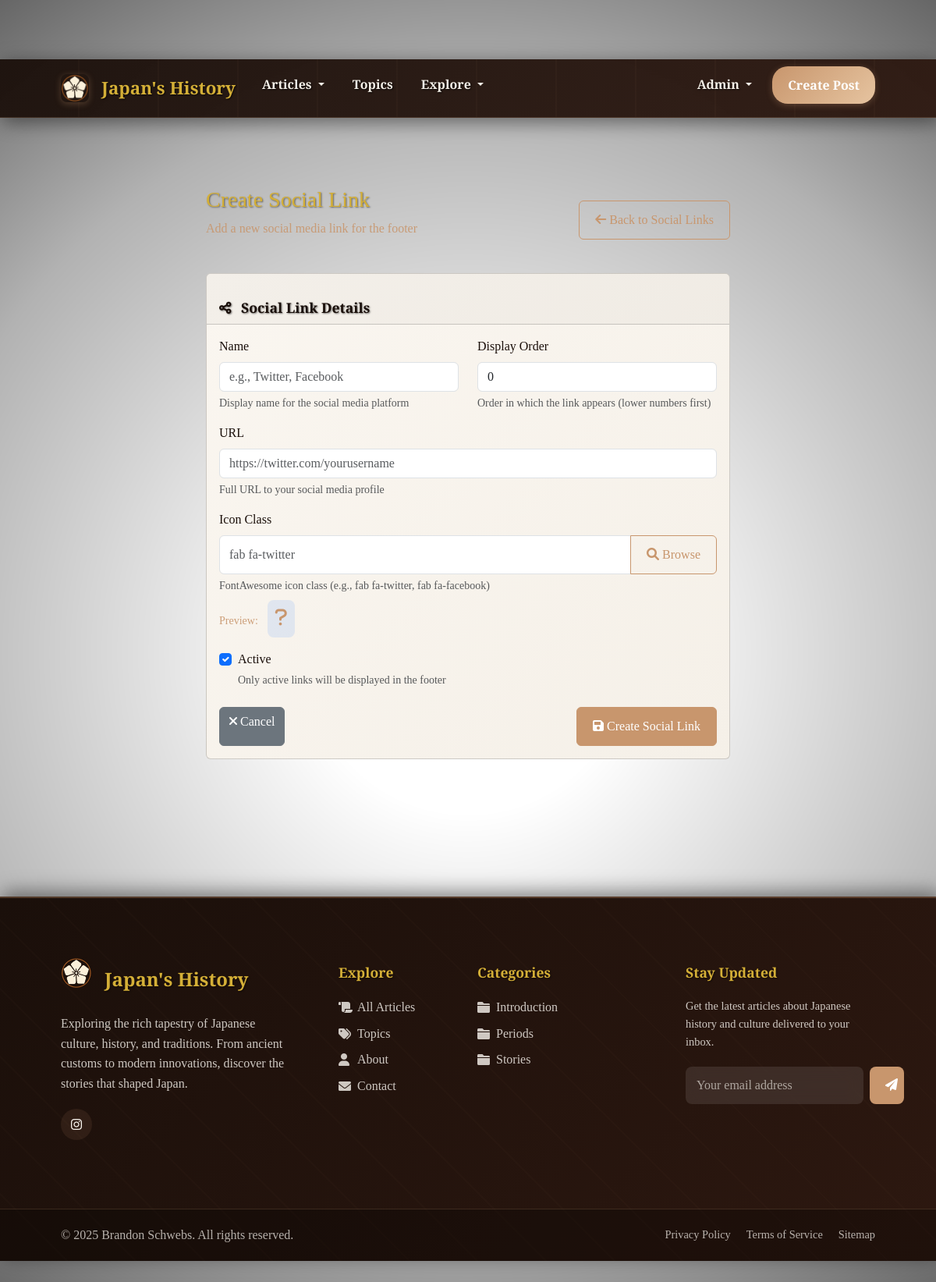
The app's page /admin/social-links/create (signed in) with its own data.
### tables this page shows
CREATE TABLE social_links (
                id INTEGER PRIMARY KEY AUTOINCREMENT,
                name TEXT NOT NULL,
                url TEXT NOT NULL,
                icon_class TEXT NOT NULL,
                display_order INTEGER DEFAULT 0,
                is_active BOOLEAN DEFAULT 1,
                created_at TIMESTAMP DEFAULT CURRENT_TIMESTAMP,
                updated_at TIMESTAMP DEFAULT CURRENT_TIMESTAMP
            );

CREATE TABLE categories (
                id INTEGER PRIMARY KEY AUTOINCREMENT,
                name TEXT UNIQUE NOT NULL,
                slug TEXT UNIQUE NOT NULL,
                description TEXT,
                created_at TIMESTAMP DEFAULT CURRENT_TIMESTAMP
            );

### routes/admin.py (the view, shortened to what this page needs)
@admin.route('/admin/social-links/create', methods=['GET', 'POST'])
@admin_required
def create_social_link():
    form = SocialLinkForm()
    return render_template('admin/social_link_form.html',
                         form=form,
                         social_link=None,
                         is_edit=False)

### forms.py
class SocialLinkForm(FlaskForm):
    name = StringField('Name', validators=[DataRequired(), Length(max=100)],
                      render_kw={"placeholder": "e.g., Twitter, Facebook"})
    url = StringField('URL', validators=[DataRequired(), URL(), Length(max=500)],
                     render_kw={"placeholder": "https://twitter.com/yourusername"})
    icon_class = StringField('Icon Class', validators=[DataRequired(), Length(max=100)],
                            render_kw={"placeholder": "fab fa-twitter"})
    display_order = IntegerField('Display Order', validators=[Optional()], default=0)
    is_active = BooleanField('Active', default=True)
    submit = SubmitField('Save Social Link')

class SearchForm(FlaskForm):
    query = StringField('Search', validators=[Length(max=200)], render_kw={"placeholder": "Search posts..."})
    submit = SubmitField('Search')

### models.py (called while the page is built)
def get_db():
    db = getattr(g, '_database', None)
    if db is None:
        db = g._database = sqlite3.connect(current_app.config['DATABASE'])
        db.row_factory = sqlite3.Row
    return db

    @staticmethod
    def get_introduction_post():
        db = get_db()
        return db.execute('''
            SELECT p.* FROM posts p
            JOIN categories c ON p.category_id = c.id
            WHERE c.slug = 'introduction'
            LIMIT 1
        ''').fetchone()

    @staticmethod
    def get_all_categories():
        db = get_db()
        return db.execute('''
            SELECT c.*, COUNT(p.id) as post_count
            FROM categories c
            LEFT JOIN posts p ON c.id = p.category_id
            GROUP BY c.id
            ORDER BY c.name
        ''').fetchall()

    @staticmethod
    def get_active_social_links():
        db = get_db()
        return db.execute('''
            SELECT * FROM social_links
            WHERE is_active = 1
            ORDER BY display_order ASC, name ASC
        ''').fetchall()

### routes/main.py (called while the page is built)
@main.app_context_processor
def inject_template_vars():
    all_categories = CategoryModel.get_all_categories()
    categories_with_articles = [cat for cat in all_categories if cat['post_count'] > 0]
    introduction_post = PostModel.get_introduction_post()
    social_links = SocialLinksModel.get_active_social_links()
    return {
        'is_admin_logged_in': is_admin_logged_in(),
        'categories': categories_with_articles,
        'navbar_introduction_post': introduction_post,
        'social_links': social_links
    }

### templates/admin/social_link_form.html (shortened to what this page needs)
{% extends "base.html" %}
{% block content %}
<div class="container-fluid">
    <div class="row">
        <div class="col-lg-8 mx-auto">
            <div class="d-flex justify-content-between align-items-center mb-4">
                <div>
                    <h1 class="h3 mb-2">{{ 'Edit' if is_edit else 'Create' }} Social Link</h1>
                    <p class="text-muted">{{ 'Update the' if is_edit else 'Add a new' }} social media link for the footer</p>
                </div>
                <a href="{{ url_for('admin.admin_social_links') }}" class="btn btn-outline-secondary">
                    <i class="fas fa-arrow-left"></i> Back to Social Links
                </a>
            </div>
            <div class="card">
                <div class="card-header">
                    <h5 class="card-title mb-0">
                        <i class="fas fa-share-alt me-2"></i>
                        Social Link Details
                    </h5>
                </div>
                <div class="card-body">
                    <form method="POST" id="social-link-form">
                        <div class="row">
                            <div class="col-md-6">
                                <div class="mb-3">
                                    {{ form.name.label(class="form-label") }}
                                    {{ form.name(class="form-control") }}
                                    <div class="form-text">Display name for the social media platform</div>
                                </div>
                            </div>
                            <div class="col-md-6">
                                <div class="mb-3">
                                    {{ form.display_order.label(class="form-label") }}
                                    {{ form.display_order(class="form-control", min="0") }}
                                    <div class="form-text">Order in which the link appears (lower numbers first)</div>
                                </div>
                            </div>
                        </div>
                        <div class="mb-3">
                            {{ form.url.label(class="form-label") }}
                            {{ form.url(class="form-control") }}
                            <div class="form-text">Full URL to your social media profile</div>
                        </div>
                        <div class="mb-3">
                            {{ form.icon_class.label(class="form-label") }}
                            <div class="input-group">
                                {{ form.icon_class(class="form-control") }}
                                <button type="button" class="btn btn-outline-secondary" data-bs-toggle="modal" data-bs-target="#iconModal">
                                    <i class="fas fa-search"></i> Browse
                                </button>
                            </div>
                            <div class="form-text">FontAwesome icon class (e.g., fab fa-twitter, fab fa-facebook)</div>
                            <div class="mt-2">
                                <small class="text-muted">Preview:</small>
                                <div class="icon-preview ms-2 d-inline-block">
                                    <i id="icon-preview" class="{{ social_link.icon_class if social_link else 'fas fa-question' }}"
                                       style="font-size: 1.5rem; color: var(--accent-copper);"></i>
                                </div>
                            </div>
                        </div>
                        <div class="mb-4">
                            <div class="form-check">
                                {{ form.is_active(class="form-check-input") }}
                                {{ form.is_active.label(class="form-check-label") }}
                                <div class="form-text">Only active links will be displayed in the footer</div>
                            </div>
                        </div>
                        <div class="d-flex justify-content-between">
                            <a href="{{ url_for('admin.admin_social_links') }}" class="btn btn-secondary">
                                <i class="fas fa-times"></i> Cancel
                            </a>
                            <button type="submit" class="btn btn-primary">
                                <i class="fas fa-save"></i> {{ 'Update' if is_edit else 'Create' }} Social Link
                            </button>
                        </div>
                    </form>
                </div>
            </div>
        </div>
    </div>
</div>
{% endblock %}

### templates/base.html (shortened to what this page needs)
<!DOCTYPE html>
<html lang="en">
<head>
    <link href="https://cdn.jsdelivr.net/npm/bootstrap@5.3.0/dist/css/bootstrap.min.css" rel="stylesheet">
    <link href="https://cdnjs.cloudflare.com/ajax/libs/font-awesome/6.0.0/css/all.min.css" rel="stylesheet">
    <link href="{{ url_for('static', filename='css/style.css') }}" rel="stylesheet">
</head>
<body>
    <nav class="navbar navbar-expand-lg fixed-top navbar-enhanced">
        <div class="container">
            <a class="navbar-brand navbar-brand-enhanced d-flex align-items-center" href="{{ url_for('main.index') }}">
                <img src="{{ url_for('static', filename='img/Japanese History Blog Logo - Styled.png') }}"
                     alt="Japan's History Logo" class="navbar-logo-enhanced me-3">
                Japan's History
            </a>
            <div class="collapse navbar-collapse" id="navbarNav">
                <ul class="navbar-nav me-auto">
                    <li class="nav-item dropdown">
                        <a class="nav-link nav-link-enhanced dropdown-toggle" href="{{ url_for('main.articles') }}"
                           role="button" data-bs-toggle="dropdown" aria-expanded="false">
                            Articles
                        </a>
                    </li>
                    <li class="nav-item">
                        <a class="nav-link nav-link-enhanced" href="{{ url_for('search.all_tags') }}">
                            Topics
                        </a>
                    </li>
                    <li class="nav-item dropdown">
                        <a class="nav-link nav-link-enhanced dropdown-toggle" href="#"
                           role="button" data-bs-toggle="dropdown" aria-expanded="false">
                            Explore
                        </a>
                    </li>
                </ul>
                <ul class="navbar-nav">
                    {% if is_admin_logged_in %}
                    <li class="nav-item dropdown d-flex align-items-center">
                        <a class="nav-link nav-link-enhanced dropdown-toggle" href="#"
                           role="button" data-bs-toggle="dropdown">
                            Admin
                        </a>
                    </li>
                    {% endif %}
                    {% if is_admin_logged_in %}
                    <li class="nav-item d-flex align-items-center">
                        <a class="nav-cta-btn" href="{{ url_for('posts.create_post') }}">
                            Create Post
                        </a>
                    </li>
                    {% else %}
                    <li class="nav-item">
                        <a class="nav-link nav-link-enhanced" href="{{ url_for('auth.admin_login') }}">
                            Admin
                        </a>
                    </li>
                    {% endif %}
                </ul>
            </div>
        </div>
    </nav>
    <main class="content-section">
        <div class="container mt-4">
            {% block content %}{% endblock %}
        </div>
    </main>
    <footer class="footer-enhanced">
        <div class="footer-main">
            <div class="container">
                <div class="row">
                    <div class="col-lg-4 col-md-6 mb-4">
                        <div class="footer-brand">
                            <div class="d-flex align-items-center mb-3">
                                <img src="{{ url_for('static', filename='img/Japanese History Blog Logo - Styled.png') }}"
                                     alt="Japan's History Logo" class="me-3" style="height: 40px; width: 40px; border-radius: 8px;">
                                <h4>Japan's History</h4>
                            </div>
                            <p>Exploring the rich tapestry of Japanese culture, history, and traditions. From ancient customs to modern innovations, discover the stories that shaped Japan.</p>
                            {% if social_links %}
                            <div class="footer-social">
                                {% for link in social_links %}
                                <a href="{{ link.url }}" class="social-link" title="{{ link.name }}" target="_blank" rel="noopener noreferrer">
                                    <i class="{{ link.icon_class }}"></i>
                                </a>
                                {% endfor %}
                            </div>
                            {% endif %}
                        </div>
                    </div>
                    <div class="col-lg-2 col-md-6 mb-4">
                        <div class="footer-links">
                            <h5>Explore</h5>
                            <ul>
                                <li><a href="{{ url_for('main.articles') }}">
                                    <i class="fas fa-scroll"></i>All Articles
                                </a></li>
                                <li><a href="{{ url_for('search.all_tags') }}">
                                    <i class="fas fa-tags"></i>Topics
                                </a></li>
                                <li><a href="{{ url_for('main.about') }}">
                                    <i class="fas fa-user"></i>About
                                </a></li>
                                <li><a href="{{ url_for('main.contact') }}">
                                    <i class="fas fa-envelope"></i>Contact
                                </a></li>
                            </ul>
                        </div>
                    </div>
                    <div class="col-lg-3 col-md-6 mb-4">
                        <div class="footer-links">
                            <h5>Categories</h5>
                            <ul>
                                {% for category in categories[:5] %}
                                <li><a href="{{ url_for('main.articles_by_category', category_slug=category.slug) }}">
                                    <i class="fas fa-folder"></i>{{ category.name }}
                                </a></li>
                                {% endfor %}
                            </ul>
                        </div>
                    </div>
                    <div class="col-lg-3 col-md-6 mb-4">
                        <div class="footer-links">
                            <h5>Stay Updated</h5>
                            <p style="color: var(--text-warm); opacity: 0.8; font-size: 0.9rem;">
                                Get the latest articles about Japanese history and culture delivered to your inbox.
                            </p>
                            <form class="newsletter-form">
                                <input type="email" class="newsletter-input" placeholder="Your email address" required>
                                <button type="submit" class="newsletter-btn">
                                    <i class="fas fa-paper-plane"></i>
                                </button>
                            </form>
                        </div>
                    </div>
                </div>
            </div>
        </div>
        <div class="footer-bottom">
            <div class="container">
                <div class="footer-bottom-content">
                    <p class="footer-copyright">
                        &copy; 2025 Brandon Schwebs. All rights reserved.
                    </p>
                    <div class="footer-legal">
                        <a href="#">Privacy Policy</a>
                        <a href="#">Terms of Service</a>
                        <a href="#">Sitemap</a>
                    </div>
                </div>
            </div>
        </div>
    </footer>
    <link href="https://cdn.quilljs.com/1.3.7/quill.snow.css" rel="stylesheet">
</body>
</html>

### templates/admin/social_link_form.html (style rules this page uses)
.icon-preview { padding: 10px; background: rgba(var(--bs-primary-rgb), 0.1); border-radius: 8px; display: inline-flex; align-items: center; justify-content: center; }

### records on screen
categories: name "Introduction"
categories: name "Periods"
categories: name "Stories"

### other values on screen
{{ 'Edit' if is_edit else 'Create' }} "Create"
{{ 'Update the' if is_edit else 'Add a new' }} "Add a new"
{{ 'Update' if is_edit else 'Create' }} "Create"
